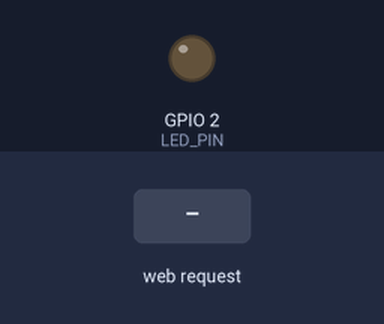
The sketch below on a simulated ESP32. Parts: output pins drawn as LEDs (lit = HIGH). Inputs (shaded band) come from the test bench. WiFi joins after 1.5 s; servers stay silent unless stated; what the sketch prints to the serial monitor is not drawn.

Above: at 3.2 s.
3.3 s: HTTP request GET /toggle received
At 3.8 s:
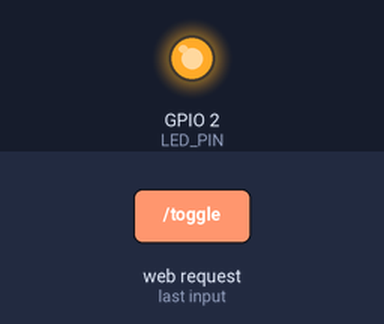
Timing chart, 0 to 6.3 s (numbered marks = the images above; inputs shaded):
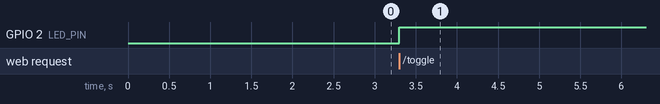

The sketch:

http_server.ino
```cpp
/////////////////////////////////////////////////////////////////////////////////////////////////////////////////
// 2_2_TCP http server:
// ESP32 as TCP web server with interactive browser interface:
// displays live potentiometer values and enables LED control via TCP protocol.
//
// hands on:
//    - Connect your laptop to the Wifi "servercell" (see code for the password)
//    - Read the IP of your ESP32 from the Serial Monitor and copy it
//    - Open your browser and paste the ESP32 IP into the URL bar
//    - Play with the ESP32 browser interface
/////////////////////////////////////////////////////////////////////////////////////////////////////////////////


// Include necessary libraries:
// Wifi:
#include <WiFi.h>
// TCP http web server:
#include <WebServer.h>


// Defines the GPIO pin number in the code.
const int LED_PIN = 2;
const int POTI_PIN = 32;

// Defines name and password of the router
const char* ssid = "servercell";
const char* password = "qwer1234";

// Defines TCP http web server (standard port: 80)
WebServer server(80);

// Defines the HTML and Java Script code for the web interface
// HTML defines the appearance of the website
// Java Script is executed in the browser and regularly updates the displayed potentiometer value
const char index_html[] PROGMEM = R"(
  <html>
    <body>

      <h1>ESP32</h1>
      <p>Poti Wert: <span id="poti">0</span></p>
      <button onclick="location.href='/toggle'">LED Toggle</button>

      <script>
        setInterval(()=>{
          fetch('/poti').then(r=>r.text()).then(d=>document.getElementById('poti').innerText=d)
        },100)
      </script>

    </body>
  </html>
)";


// setup() starts automatically as soon as the ESP32 is powered.
void setup() {
  // start the Serial Monitor with Baudrate: 115200 bits per second
  Serial.begin(115200);
  // Sets the respective GPIO pin mode: Input = receive values, Output = send values.
  pinMode(LED_PIN, OUTPUT);
  pinMode(POTI_PIN, INPUT);

  // start the internet connection with name and password of the router
  WiFi.begin(ssid, password);
  // loops as long as not (!=) connected
  while (WiFi.status() != WL_CONNECTED) {
    delay(1000);
    Serial.println("connecting...");
  }
  // show the ESP32-IP in the serial monitor
  Serial.println(WiFi.localIP());

  // if connected to wifi:
  if (WiFi.status() == WL_CONNECTED) {

    // Defines the possible request addresses from the server and which function they trigger
    server.on("/", handleRoot);
    server.on("/toggle", handleToggle);
    server.on("/poti", handlePoti);
    // start web server
    server.begin();

  } else {
    Serial.println("offline");
    ESP.restart();
  }
}


// after setup(), loop() starts automatically and repeats infinitely (until the ESP32 loses power)
void loop() {
  // Processes incoming HTTP requests from clients/browsers
  server.handleClient();
}


// server receives “/” request from client / browser:
void handleRoot() {
  // sends 200 (okay) and the HTML code to the client / browser:
  server.send(200, "text/html", index_html);
}


// server receives “/toggle” request from client / browser:
void handleToggle() {
  // toggle the LED
  digitalWrite(LED_PIN, !digitalRead(LED_PIN));
  // sends 303 (forwarding) to “/” and avoids a change of the URL (ESP32-IP remains and not ESP32-IP/toggle as usual when clicking on links)
  server.sendHeader("Location", "/");
  server.send(303);
}


// server receives “/poti request from client / browser:
void handlePoti() {
  // sends 200 (okay) and the measured potentiometer value to the client / browser
  server.send(200, "text/plain", String(analogRead(POTI_PIN)));
}
```

Measured:
- after the input at 3.3 s, GPIO 2 (LED_PIN): LOW → HIGH at once
